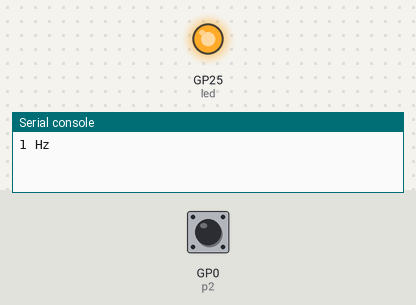
Bench run of a program on a simulated Raspberry Pi Pico running MicroPython. Parts: output pins drawn as LEDs (lit = HIGH), the last lines printed to the serial console. Dashed ring = blinking. The test bench sets the inputs (shaded band); at power-on: GP0 (p2) LOW.

Above: at 0.75 s.
At 1.2 s:
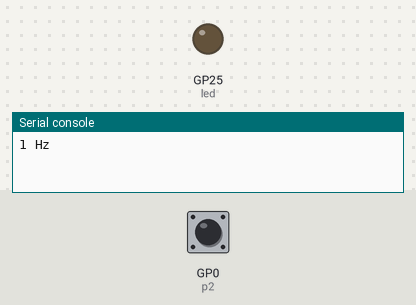
1.3 s: GP0 (p2) pulled HIGH for 0.15 s
At 1.67 s:
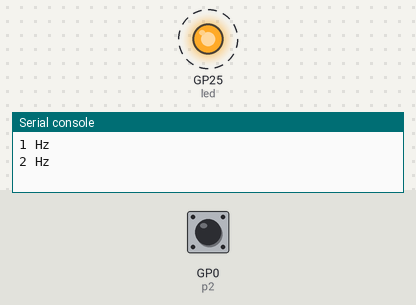
Timing chart, 0 to 10.3 s (numbered marks = the images above; inputs shaded):
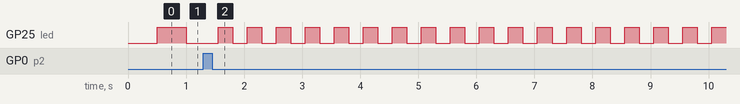

The program:

interrupt_timer.py
```python
from machine import Pin, Timer
from utime import sleep_ms

led = Pin(25, Pin.OUT)
freq = 1


def freq_to_delay(freq):
    """Hz to delay in ms"""
    return 1000000 // freq // 2


def change_freq():
    global freq
    global timer
    freq *= 2
    if freq > 1 << 7:
        freq = 1

    #timer.deinit()
    timer.init(freq=freq * 2, mode=Timer.PERIODIC, callback=lambda timer: led.toggle())
    print("{} Hz".format(freq))


def switch(f):
    """Software debounce"""
    sleep_ms(3)
    if p2.value():
        f()


p2 = Pin(0, Pin.IN, Pin.PULL_DOWN)
p2.irq(lambda pin: switch(change_freq), Pin.IRQ_RISING)

timer = Timer()

print("{} Hz".format(freq))
timer.init(freq=freq * 2, mode=Timer.PERIODIC, callback=lambda timer: led.toggle())
```

Measured:
- after the input at 1.3 s, GP25 (led): alternates HIGH for 0.25 s and LOW for 0.25 s, starting after 0.25 s
